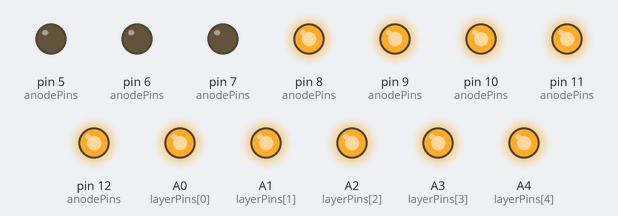
A sketch run on a simulated Arduino Uno, built with avr-gcc and run on an emulated ATmega328P. On the bench: output pins drawn as LEDs (lit = HIGH).

Above: at 2.6 s.
At 7.1 s:
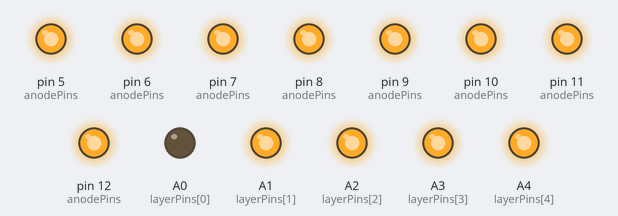
At 9.6 s:
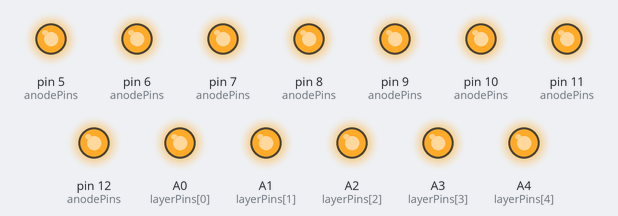
At 16.6 s:
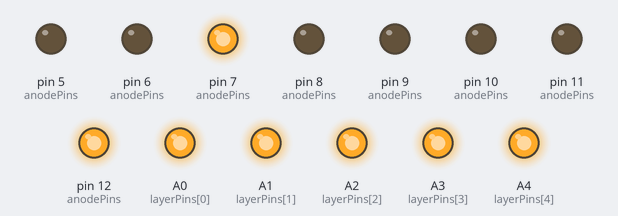
At 22.6 s:
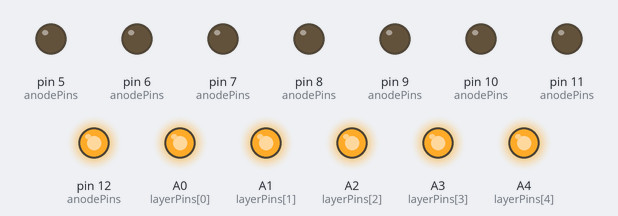
At 36.6 s:
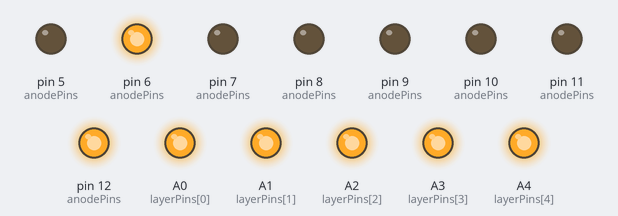
Timing chart, 0 to 40.0 s (numbered marks = the images above):
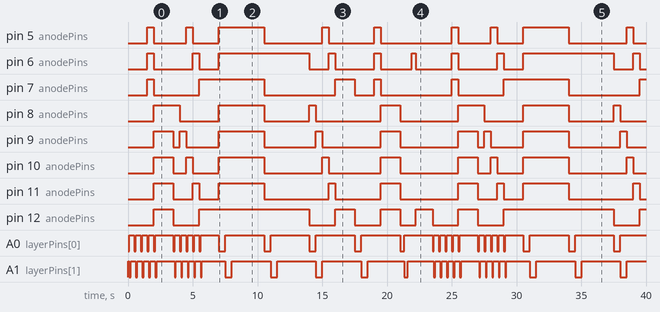

Measured:
- by itself, pin 5 (anodePins): LOW → HIGH at 1.5 s, → LOW 0.50 s later, → HIGH 2.5 s later, → LOW 0.50 s later, … (18 changes in this stretch)
- by itself, pin 6 (anodePins): LOW → HIGH at 1.5 s, → LOW 0.50 s later, → HIGH 3.0 s later, → LOW 0.50 s later, … (20 changes in this stretch)
- by itself, pin 7 (anodePins): LOW → HIGH at 1.5 s, → LOW 0.50 s later, → HIGH 3.5 s later, → LOW 5.0 s later, … (13 changes in this stretch)
- by itself, pin 8 (anodePins): LOW → HIGH at 2.0 s, → LOW 2.0 s later, → HIGH 3.0 s later, → LOW 3.5 s later, … (14 changes in this stretch)
- by itself, pin 9 (anodePins): LOW → HIGH at 2.0 s, → LOW 1.5 s later, → HIGH 0.50 s later, → LOW 0.50 s later, … (18 changes in this stretch)
- by itself, pin 10 (anodePins): LOW → HIGH at 2.0 s, → LOW 1.5 s later, → HIGH 1.0 s later, → LOW 0.50 s later, … (18 changes in this stretch)
- by itself, pin 11 (anodePins): LOW → HIGH at 2.0 s, → LOW 1.5 s later, → HIGH 1.5 s later, → LOW 0.50 s later, … (18 changes in this stretch)
- by itself, pin 12 (anodePins): LOW → HIGH at 2.0 s, → LOW 1.5 s later, → HIGH 2.0 s later, → LOW 8.5 s later, … (15 changes in this stretch)

The sketch:

LED_CUBE.ino
```cpp
// Define anode pins (X-Y grid: 5x5 = 25)
const int anodePins[5][5] = {
  {22, 24, 26, 28, 30},  // X = 0
  {32, 34, 36, 38, 40},  // X = 1
  {42, 44, 46, 48, 50},  // X = 2
  {52, 53, 5, 6, 7},     // X = 3
  {8, 9, 10, 11, 12}     // X = 4
};

// Define cathode layer pins (Z-axis)
const int layerPins[5] = {A0, A1, A2, A3, A4}; // Z = 0 to 4

void setup() {
  // Set anode pins as OUTPUT
  for (int x = 0; x < 5; x++) {
    for (int y = 0; y < 5; y++) {
      pinMode(anodePins[x][y], OUTPUT);
      digitalWrite(anodePins[x][y], LOW);
    }
  }

  // Set layer pins as OUTPUT
  for (int z = 0; z < 5; z++) {
    pinMode(layerPins[z], OUTPUT);
    digitalWrite(layerPins[z], HIGH); // HIGH = OFF (active LOW)
  }
}

void loop() {
  showPlane100(); delay(1000);
  showPlane010(); delay(1000);
  showPlane001(); delay(1000);
  showPlane110(); delay(1000);
  showPlane101(); delay(1000);
  showPlane011(); delay(1000);
  showPlane111(); delay(1000);
}

// Plane (100): x = constant
void showPlane100() {
  for (int x = 0; x < 5; x++) {
    for (int z = 0; z < 5; z++) {
      turnOffAll();
      digitalWrite(layerPins[z], LOW); // Activate layer z
      for (int y = 0; y < 5; y++) {
        digitalWrite(anodePins[x][y], HIGH);
      }
      delay(100);
      digitalWrite(layerPins[z], HIGH);
    }
  }
}

// Plane (010): y = constant
void showPlane010() {
  for (int y = 0; y < 5; y++) {
    for (int z = 0; z < 5; z++) {
      turnOffAll();
      digitalWrite(layerPins[z], LOW);
      for (int x = 0; x < 5; x++) {
        digitalWrite(anodePins[x][y], HIGH);
      }
      delay(100);
      digitalWrite(layerPins[z], HIGH);
    }
  }
}

// Plane (001): z = constant (entire layer)
void showPlane001() {
  for (int z = 0; z < 5; z++) {
    turnOffAll();
    digitalWrite(layerPins[z], LOW);
    for (int x = 0; x < 5; x++) {
      for (int y = 0; y < 5; y++) {
        digitalWrite(anodePins[x][y], HIGH);
      }
    }
    delay(500);
    digitalWrite(layerPins[z], HIGH);
  }
}

// Plane (110): x = y
void showPlane110() {
  for (int z = 0; z < 5; z++) {
    turnOffAll();
    digitalWrite(layerPins[z], LOW);
    for (int xy = 0; xy < 5; xy++) {
      digitalWrite(anodePins[xy][xy], HIGH);
    }
    delay(500);
    digitalWrite(layerPins[z], HIGH);
  }
}

// Plane (101): x = z
void showPlane101() {
  for (int z = 0; z < 5; z++) {
    turnOffAll();
    digitalWrite(layerPins[z], LOW);
    for (int x = 0; x < 5; x++) {
      digitalWrite(anodePins[x][z], HIGH);
    }
    delay(500);
    digitalWrite(layerPins[z], HIGH);
  }
}

// Plane (011): y = z
void showPlane011() {
  for (int z = 0; z < 5; z++) {
    turnOffAll();
    digitalWrite(layerPins[z], LOW);
    for (int y = 0; y < 5; y++) {
      digitalWrite(anodePins[z][y], HIGH);
    }
    delay(500);
    digitalWrite(layerPins[z], HIGH);
  }
}

// Plane (111): x = y = z
void showPlane111() {
  for (int z = 0; z < 5; z++) {
    turnOffAll();
    digitalWrite(layerPins[z], LOW);
    digitalWrite(anodePins[z][z], HIGH);
    delay(300);
    digitalWrite(layerPins[z], HIGH);
  }
}

// Helper: Turn off all anodes
void turnOffAll() {
  for (int x = 0; x < 5; x++) {
    for (int y = 0; y < 5; y++) {
      digitalWrite(anodePins[x][y], LOW);
    }
  }
}
```
